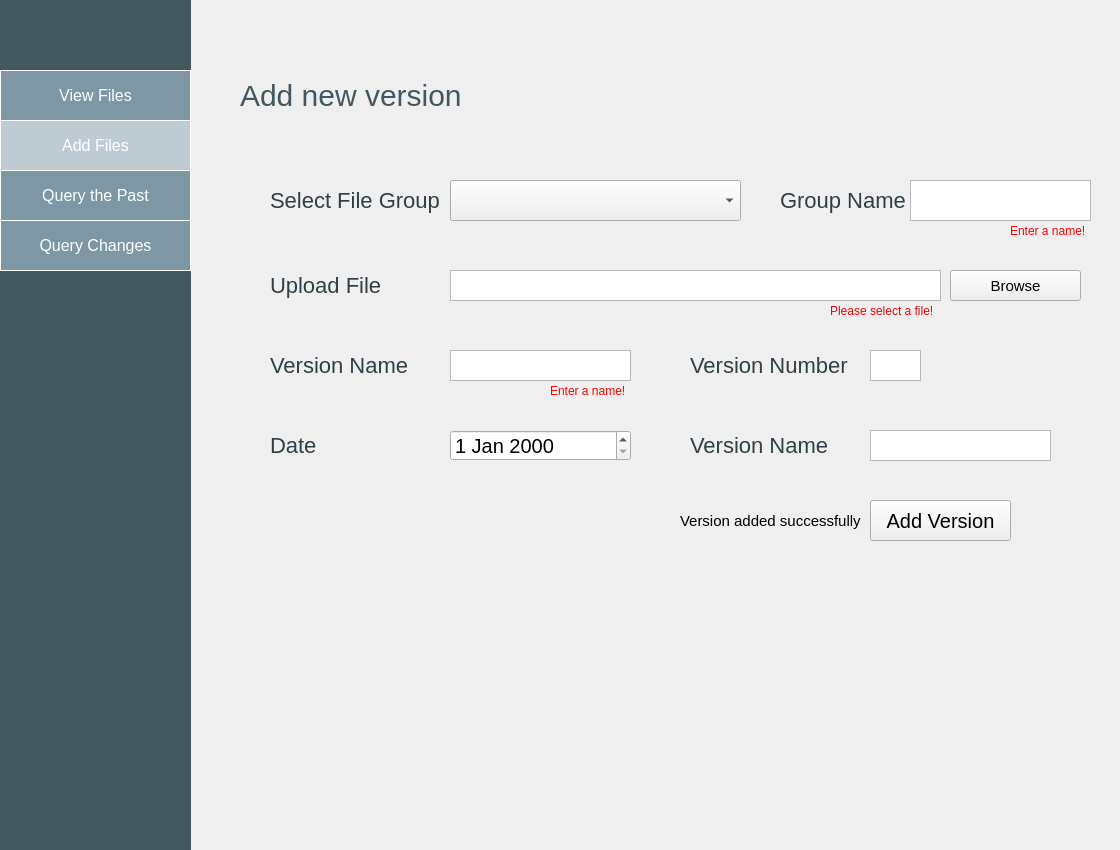
<?xml version="1.0" encoding="UTF-8"?>
<ui version="4.0">
 <class>Dialog</class>
 <widget class="QDialog" name="Dialog">
  <property name="geometry">
   <rect>
    <x>0</x>
    <y>0</y>
    <width>1120</width>
    <height>850</height>
   </rect>
  </property>
  <property name="windowTitle">
   <string>Dialog</string>
  </property>
  <property name="styleSheet">
   <string notr="true">background-color: #rgb(99, 128, 143)</string>
  </property>
  <widget class="QListView" name="listView">
   <property name="geometry">
    <rect>
     <x>0</x>
     <y>0</y>
     <width>191</width>
     <height>851</height>
    </rect>
   </property>
   <property name="styleSheet">
    <string notr="true">background-color: #435761    ;
border: 0px solid black;</string>
   </property>
  </widget>
  <widget class="QPushButton" name="viewFiles">
   <property name="geometry">
    <rect>
     <x>0</x>
     <y>70</y>
     <width>191</width>
     <height>51</height>
    </rect>
   </property>
   <property name="styleSheet">
    <string notr="true">
background-color: #7d97a5 ;
  border: none;
  color: white;
  padding: 15px 32px;
  text-align: center;
  text-decoration: none;
  display: inline-block;
  font-size: 16px;
font-family: helvetica;
border: 1px solid white;

</string>
   </property>
   <property name="text">
    <string>View Files</string>
   </property>
  </widget>
  <widget class="QPushButton" name="addFiles">
   <property name="geometry">
    <rect>
     <x>0</x>
     <y>120</y>
     <width>191</width>
     <height>51</height>
    </rect>
   </property>
   <property name="styleSheet">
    <string notr="true">
background-color: #becbd2  ;
  border: none;
  color: white;
  padding: 15px 32px;
  text-align: center;
  text-decoration: none;
  display: inline-block;
  font-size: 16px;
font-family: helvetica;
border: 1px solid white;

</string>
   </property>
   <property name="text">
    <string>Add Files</string>
   </property>
  </widget>
  <widget class="QPushButton" name="pushButton_3">
   <property name="geometry">
    <rect>
     <x>0</x>
     <y>170</y>
     <width>191</width>
     <height>51</height>
    </rect>
   </property>
   <property name="styleSheet">
    <string notr="true">
background-color: #7d97a5 ;
  border: none;
  color: white;
  padding: 15px 32px;
  text-align: center;
  text-decoration: none;
  display: inline-block;
  font-size: 16px;
font-family: helvetica;
border: 1px solid white;

</string>
   </property>
   <property name="text">
    <string>Query the Past</string>
   </property>
  </widget>
  <widget class="QPushButton" name="pushButton">
   <property name="geometry">
    <rect>
     <x>0</x>
     <y>220</y>
     <width>191</width>
     <height>51</height>
    </rect>
   </property>
   <property name="styleSheet">
    <string notr="true">
background-color: #7d97a5 ;
  border: none;
  color: white;
  padding: 15px 32px;
  text-align: center;
  text-decoration: none;
  display: inline-block;
  font-size: 16px;
font-family: helvetica;
border: 1px solid white;

</string>
   </property>
   <property name="text">
    <string>Query Changes</string>
   </property>
  </widget>
  <widget class="QLabel" name="label">
   <property name="geometry">
    <rect>
     <x>240</x>
     <y>80</y>
     <width>341</width>
     <height>31</height>
    </rect>
   </property>
   <property name="styleSheet">
    <string notr="true">font-family:helvetica;
font-size:30px;
color: #435761  ;</string>
   </property>
   <property name="text">
    <string>Add new version</string>
   </property>
  </widget>
  <widget class="QLabel" name="label_2">
   <property name="geometry">
    <rect>
     <x>270</x>
     <y>170</y>
     <width>191</width>
     <height>61</height>
    </rect>
   </property>
   <property name="styleSheet">
    <string notr="true">color: #303e45 ;
  font-size: 22px;
font-family: helvetica;</string>
   </property>
   <property name="text">
    <string>Select File Group</string>
   </property>
  </widget>
  <widget class="QComboBox" name="comboBox">
   <property name="geometry">
    <rect>
     <x>450</x>
     <y>180</y>
     <width>291</width>
     <height>41</height>
    </rect>
   </property>
   <property name="styleSheet">
    <string notr="true">alternate-background-color: #7d97a5 ;
font-size:14px;
</string>
   </property>
   <item>
    <property name="text">
     <string/>
    </property>
   </item>
  </widget>
  <widget class="QLabel" name="groupName">
   <property name="geometry">
    <rect>
     <x>780</x>
     <y>170</y>
     <width>191</width>
     <height>61</height>
    </rect>
   </property>
   <property name="styleSheet">
    <string notr="true">color: #303e45 ;
  font-size: 22px;
font-family: helvetica;</string>
   </property>
   <property name="text">
    <string>Group Name</string>
   </property>
  </widget>
  <widget class="QTextEdit" name="nameField">
   <property name="geometry">
    <rect>
     <x>910</x>
     <y>180</y>
     <width>181</width>
     <height>41</height>
    </rect>
   </property>
   <property name="styleSheet">
    <string notr="true">selection-background-color: rgb(125, 151, 165);
alternate-background-color: rgb(125, 151, 165);
font-size: 20px;</string>
   </property>
  </widget>
  <widget class="QLabel" name="label_4">
   <property name="geometry">
    <rect>
     <x>270</x>
     <y>250</y>
     <width>191</width>
     <height>71</height>
    </rect>
   </property>
   <property name="styleSheet">
    <string notr="true">color: #303e45 ;
  font-size: 22px;
font-family: helvetica;</string>
   </property>
   <property name="text">
    <string>Upload File</string>
   </property>
  </widget>
  <widget class="QTextEdit" name="uploadField">
   <property name="geometry">
    <rect>
     <x>450</x>
     <y>270</y>
     <width>491</width>
     <height>31</height>
    </rect>
   </property>
   <property name="styleSheet">
    <string notr="true">selection-background-color: rgb(125, 151, 165);
alternate-background-color: rgb(125, 151, 165);
font-size: 15px;</string>
   </property>
  </widget>
  <widget class="QLabel" name="label_5">
   <property name="geometry">
    <rect>
     <x>270</x>
     <y>330</y>
     <width>191</width>
     <height>71</height>
    </rect>
   </property>
   <property name="styleSheet">
    <string notr="true">color: #303e45 ;
  font-size: 22px;
font-family: helvetica;</string>
   </property>
   <property name="text">
    <string>Version Name</string>
   </property>
  </widget>
  <widget class="QTextEdit" name="name">
   <property name="geometry">
    <rect>
     <x>450</x>
     <y>350</y>
     <width>181</width>
     <height>31</height>
    </rect>
   </property>
   <property name="styleSheet">
    <string notr="true">selection-background-color: rgb(125, 151, 165);
alternate-background-color: rgb(125, 151, 165);
font-size: 15px;</string>
   </property>
  </widget>
  <widget class="QLabel" name="label_6">
   <property name="geometry">
    <rect>
     <x>690</x>
     <y>330</y>
     <width>191</width>
     <height>71</height>
    </rect>
   </property>
   <property name="styleSheet">
    <string notr="true">color: #303e45 ;
  font-size: 22px;
font-family: helvetica;</string>
   </property>
   <property name="text">
    <string>Version Number</string>
   </property>
  </widget>
  <widget class="QTextEdit" name="versionNum">
   <property name="geometry">
    <rect>
     <x>870</x>
     <y>350</y>
     <width>51</width>
     <height>31</height>
    </rect>
   </property>
   <property name="styleSheet">
    <string notr="true">selection-background-color: rgb(125, 151, 165);
alternate-background-color: rgb(125, 151, 165);
font-size: 15px;</string>
   </property>
  </widget>
  <widget class="QPushButton" name="add">
   <property name="geometry">
    <rect>
     <x>870</x>
     <y>500</y>
     <width>141</width>
     <height>41</height>
    </rect>
   </property>
   <property name="styleSheet">
    <string notr="true">font-size: 20px;</string>
   </property>
   <property name="text">
    <string>Add Version</string>
   </property>
  </widget>
  <widget class="QLabel" name="label_7">
   <property name="geometry">
    <rect>
     <x>270</x>
     <y>410</y>
     <width>191</width>
     <height>71</height>
    </rect>
   </property>
   <property name="styleSheet">
    <string notr="true">color: #303e45 ;
  font-size: 22px;
font-family: helvetica;</string>
   </property>
   <property name="text">
    <string>Date </string>
   </property>
  </widget>
  <widget class="QDateEdit" name="dateEdit">
   <property name="geometry">
    <rect>
     <x>450</x>
     <y>430</y>
     <width>181</width>
     <height>31</height>
    </rect>
   </property>
   <property name="styleSheet">
    <string notr="true">font-size:20px;</string>
   </property>
  </widget>
  <widget class="QLabel" name="versionSuccess">
   <property name="geometry">
    <rect>
     <x>680</x>
     <y>510</y>
     <width>181</width>
     <height>21</height>
    </rect>
   </property>
   <property name="styleSheet">
    <string notr="true">font-size:15px;</string>
   </property>
   <property name="text">
    <string>Version added successfully! </string>
   </property>
  </widget>
  <widget class="QPushButton" name="browse">
   <property name="geometry">
    <rect>
     <x>950</x>
     <y>270</y>
     <width>131</width>
     <height>31</height>
    </rect>
   </property>
   <property name="styleSheet">
    <string notr="true">font-size: 15px;</string>
   </property>
   <property name="text">
    <string>Browse</string>
   </property>
  </widget>
  <widget class="QLabel" name="warning">
   <property name="geometry">
    <rect>
     <x>830</x>
     <y>300</y>
     <width>111</width>
     <height>21</height>
    </rect>
   </property>
   <property name="styleSheet">
    <string notr="true">color:rgb(255, 0, 0)
</string>
   </property>
   <property name="text">
    <string>Please select a file!</string>
   </property>
  </widget>
  <widget class="QLabel" name="entername1">
   <property name="geometry">
    <rect>
     <x>550</x>
     <y>380</y>
     <width>111</width>
     <height>21</height>
    </rect>
   </property>
   <property name="styleSheet">
    <string notr="true">color:rgb(255, 0, 0)
</string>
   </property>
   <property name="text">
    <string>Enter a name!</string>
   </property>
  </widget>
  <widget class="QLabel" name="entername2">
   <property name="geometry">
    <rect>
     <x>1010</x>
     <y>220</y>
     <width>111</width>
     <height>21</height>
    </rect>
   </property>
   <property name="styleSheet">
    <string notr="true">color:rgb(255, 0, 0)
</string>
   </property>
   <property name="text">
    <string>Enter a name!</string>
   </property>
  </widget>
  <widget class="QTextEdit" name="userField">
   <property name="geometry">
    <rect>
     <x>870</x>
     <y>430</y>
     <width>181</width>
     <height>31</height>
    </rect>
   </property>
   <property name="styleSheet">
    <string notr="true">selection-background-color: rgb(125, 151, 165);
alternate-background-color: rgb(125, 151, 165);
font-size: 15px;</string>
   </property>
  </widget>
  <widget class="QLabel" name="user">
   <property name="geometry">
    <rect>
     <x>690</x>
     <y>410</y>
     <width>191</width>
     <height>71</height>
    </rect>
   </property>
   <property name="styleSheet">
    <string notr="true">color: #303e45 ;
  font-size: 22px;
font-family: helvetica;</string>
   </property>
   <property name="text">
    <string>Version Name</string>
   </property>
  </widget>
 </widget>
 <resources/>
 <connections/>
</ui>
